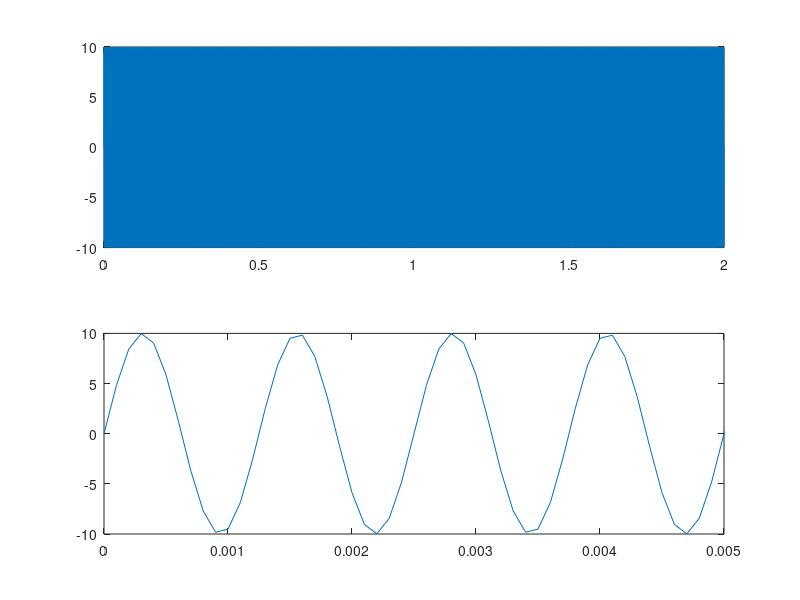

The MATLAB script that drew this image:

t=0:0.0001:2;
f=800;
a=10*sin(2*pi*f*t);
subplot(2,1,1)
plot(t,a);
subplot(2,1,2)
plot(t,a);
xlim([0 0.005]);
sound(a)